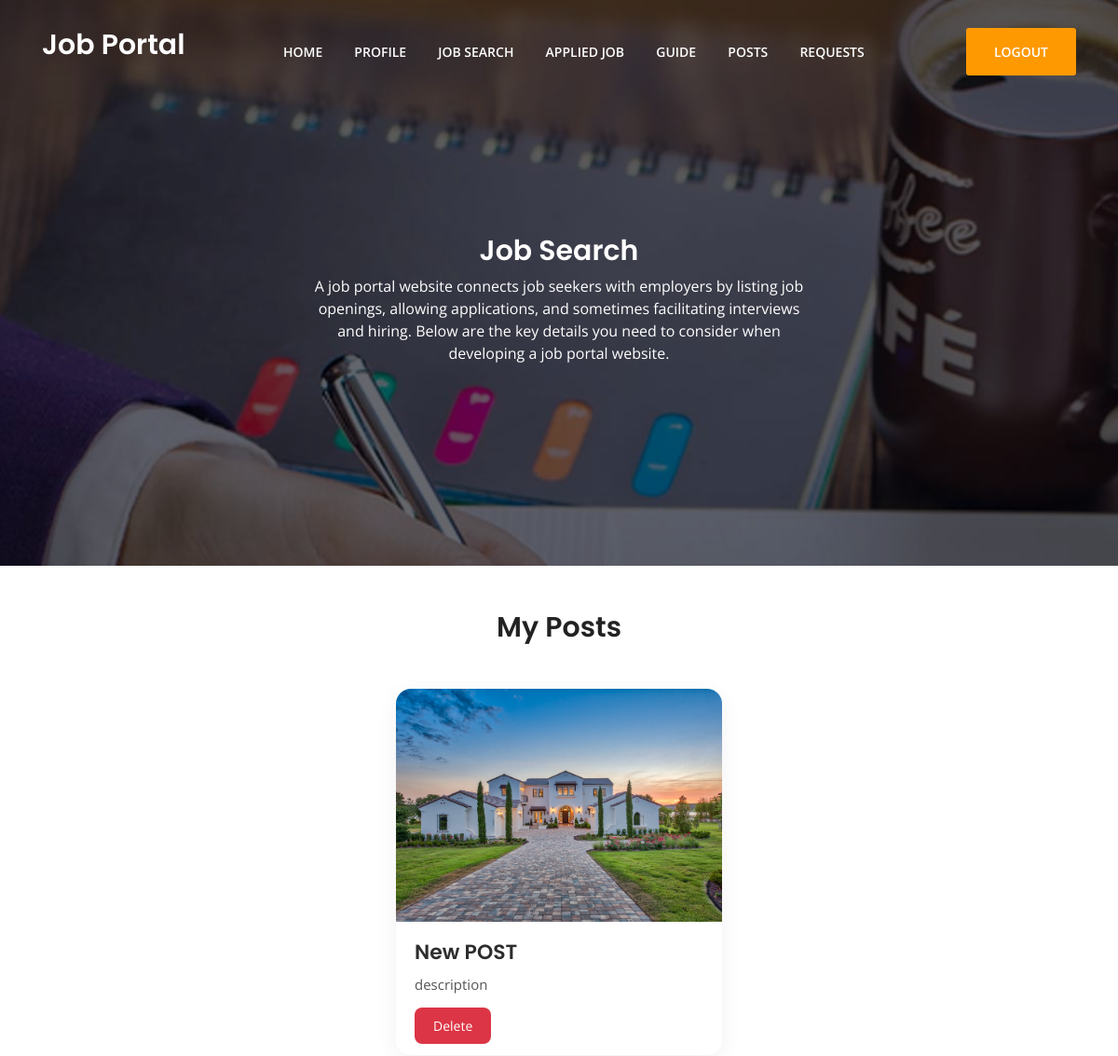
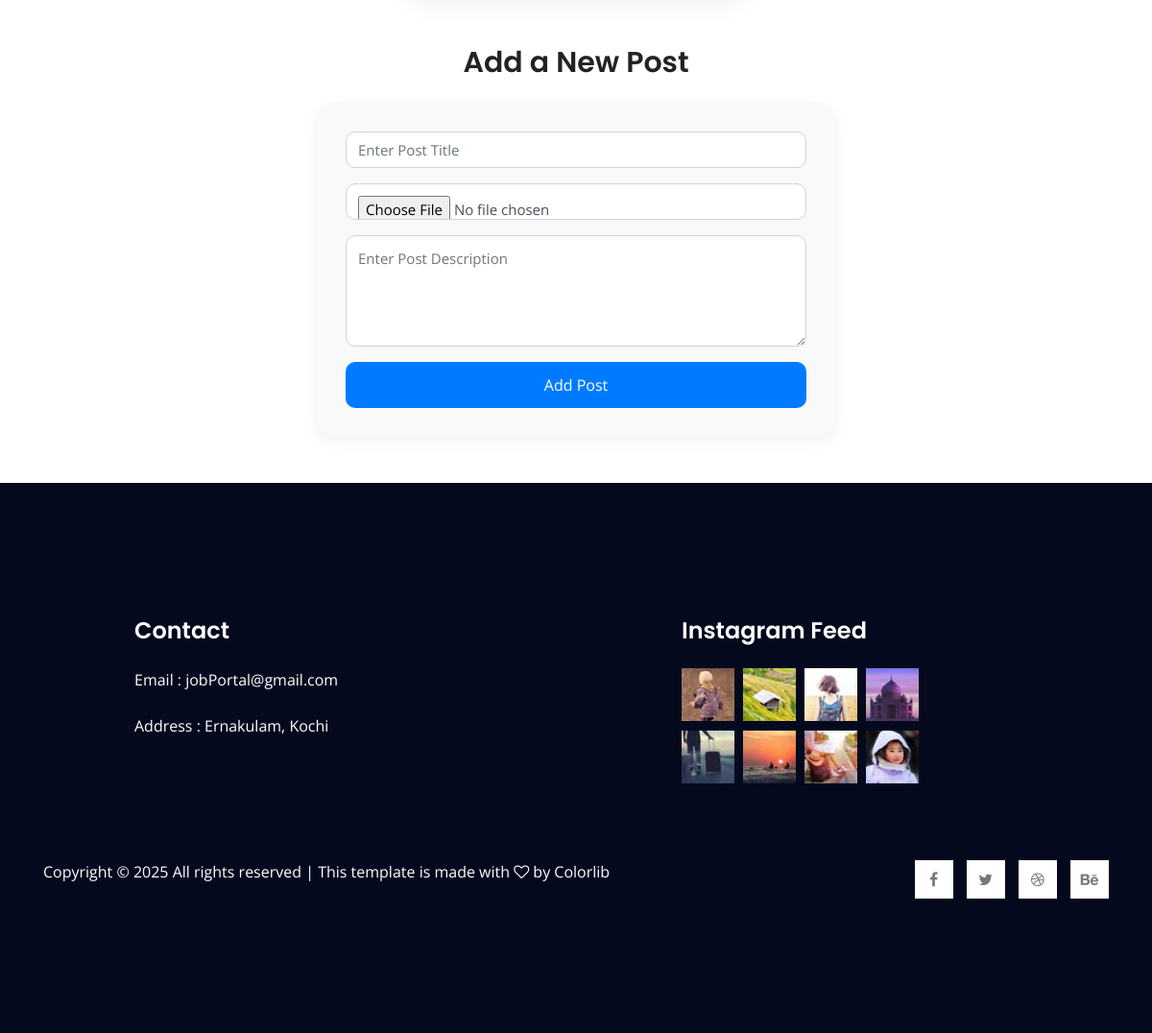
Screenshot of /newimages/ (signed in) with the database file from the repository (2 pictures, top to bottom).
### myapp/models.py (models this page shows)
class Posts(models.Model):
    user = models.ForeignKey(UserRegistration, on_delete=models.CASCADE, null=True)
    title = models.CharField(max_length=100, null=True)
    desc = models.CharField(max_length=300, null=True)
    date = models.DateTimeField(auto_now_add=True, null=True)
    image = models.ImageField(null=True, upload_to="profile")

### myapp/views.py (the view, shortened to what this page needs)
# urls.py: path('newimages/',views.newimages),
def newimages(request):
    user = UserRegistration.objects.get(loginid__id=request.session["uid"])
    posts=Posts.objects.filter(user=user)
    msg=""
    return render(request, "User/newpost.html",{"posts":posts,"msg":msg})

### templates/User/newpost.html (shortened to what this page needs)
{% extends 'User/common.html' %}
{% load static %}
{% block header %}
<section>
    <div class="container py-5">
        <div class="text-center mb-5">
            <h2 class="fw-bold">My Posts</h2>
        </div>
        <div class="row g-4 justify-content-center">
            {% for d in posts %}
            <div class="col-lg-4 col-md-6">
                <div class="post-card">
                    <img src="/static/media/{{ d.image }}" alt="{{ d.title }}">
                    <div class="post-card-body">
                        <h3>{{ d.title }}</h3>
                        <p>{{ d.desc }}</p>
                        <a href="/delete_post?id={{ d.id }}" class="btn-delete">Delete</a>
                    </div>
                </div>
            </div>
            {% endfor %}
        </div>
    </div>
</section>
<section>
    <div class="container pb-5">
        <div class="text-center mb-4">
            <h2 class="fw-bold">Add a New Post</h2>
        </div>
        <div class="row justify-content-center">
            <div class="col-lg-6">
                <div class="form-wrapper">
                    <form method="post" enctype="multipart/form-data">
                        <div class="mb-3">
                            <input type="text" name="title" placeholder="Enter Post Title" class="form-control" required>
                        </div>
                        <div class="mb-3">
                            <input type="file" name="image" class="form-control" required>
                        </div>
                        <div class="mb-3">
                            <textarea name="description" placeholder="Enter Post Description" class="form-control" rows="4" required></textarea>
                        </div>
                        <div>
                            <input type="submit" value="Add Post" class="btn-submit">
                        </div>
                    </form>
                </div>
            </div>
        </div>
    </div>
</section>
{% endblock %}

### static/assets/css/style.css (style rules this page uses)
body { color:#777;font-family:"Open Sans",sans-serif;font-weight:400 }
h2 { color:#222;font-family:"Poppins",sans-serif;font-size:36px;font-weight:600 }
h3 { color:#222;text-transform:capitalize;font-family:"Poppins",sans-serif;font-size:20px;font-weight:600 }
h2 { font-size:30px }
h3 { font-size:24px }

### templates/User/newpost.html (style rules this page uses)
.post-card { background: #fff; border-radius: 16px; box-shadow: 0 6px 24px rgba(0, 0, 0, 0.06); transition: transform 0.3s ease, box-shadow 0.3s ease; overflow: hidden; }
.post-card img { width: 100%; height: 250px; object-fit: cover; }
.post-card-body { padding: 20px; }
.post-card h3 { font-size: 22px; font-weight: 600; margin-bottom: 10px; color: #2d2d2d; }
.post-card p { font-size: 15px; color: #555; margin-bottom: 20px; }
.btn-delete { background-color: #dc3545; border: none; padding: 10px 20px; font-size: 14px; border-radius: 8px; color: white; transition: background-color 0.2s; }
.form-wrapper { background-color: #f9f9f9; padding: 30px; border-radius: 16px; box-shadow: 0 4px 16px rgba(0, 0, 0, 0.06); }
.form-control { border-radius: 10px; padding: 12px; font-size: 15px; }
.btn-submit { background-color: #007bff; padding: 12px; border-radius: 10px; font-size: 16px; width: 100%; color: white; border: none; transition: background-color 0.2s; }

### rows the page displays
Posts: image (picture), title "New POST", desc "description"
